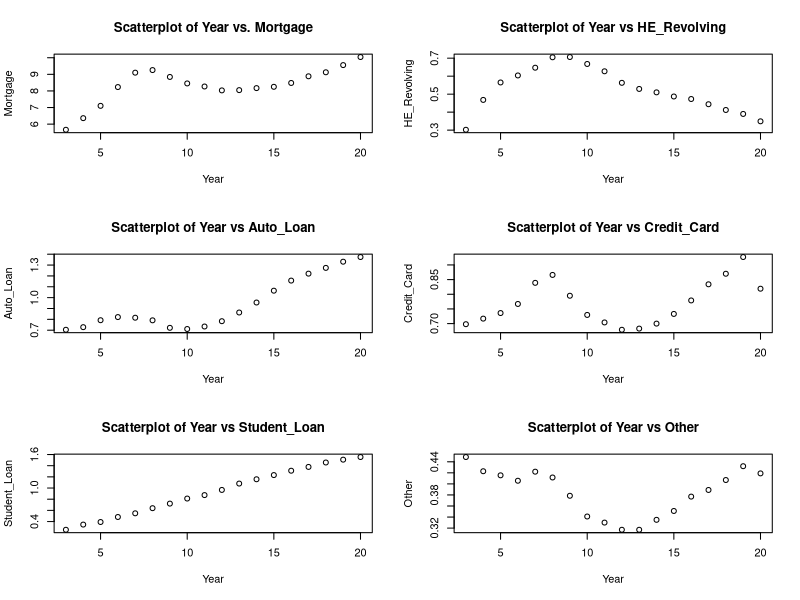

This figure's R source:
## ---- chunk 1
#| label: setup
#| warning: false
#| message: false

library(tidyverse)
library(ggplot2)
library(lubridate)
library(readxl)

knitr::opts_chunk$set(echo = TRUE, warning=FALSE, message=FALSE)
## ---- chunk 2
debt <-read_excel("_data/debt_in_trillions.xlsx", skip= 1, col_names = c("Year_Quarter", "Mortgage", "HE_Revolving", "Auto_Loan", "Credit_Card", "Student_Loan", "Other", "Total")) 
head(debt)
  
## ---- chunk 3
debt<-debt%>%
  separate("Year_Quarter", into=c("Year", "Quarter"), sep=":")%>%
  fill(Quarter)
#debt
## ---- chunk 4
debt <- debt %>%
  filter(Quarter == "Q4") %>%
  select(!contains("Quarter"))
#debt
## ---- chunk 5
attach(debt)
par(mfrow=c(3,2))
plot(Year, Mortgage, main="Scatterplot of Year vs. Mortgage")
plot(Year, HE_Revolving, main="Scatterplot of Year vs HE_Revolving")
plot(Year, Auto_Loan, main="Scatterplot of Year vs Auto_Loan")
plot(Year, Credit_Card, main="Scatterplot of Year vs Credit_Card")
plot(Year, Student_Loan, main="Scatterplot of Year vs Student_Loan")
plot(Year, Other, main="Scatterplot of Year vs Other")


## ---- chunk 6
debt_in_percentage <- debt %>%
  mutate(Mortgage = (Mortgage/Total)*100, 
         HE_Rev = (HE_Revolving/Total)*100, 
         AutoLoan = (Auto_Loan/Total)*100, 
         CreditCard = (Credit_Card/Total)*100,
        StudentLoan = (Student_Loan/Total)*100,
        Others = (Other/Total)*100)
debt_in_percentage <- debt_in_percentage %>%
    select(Year, Mortgage, HE_Rev, AutoLoan, CreditCard, StudentLoan, Others)
debt_in_percentage
## ---- chunk 7

